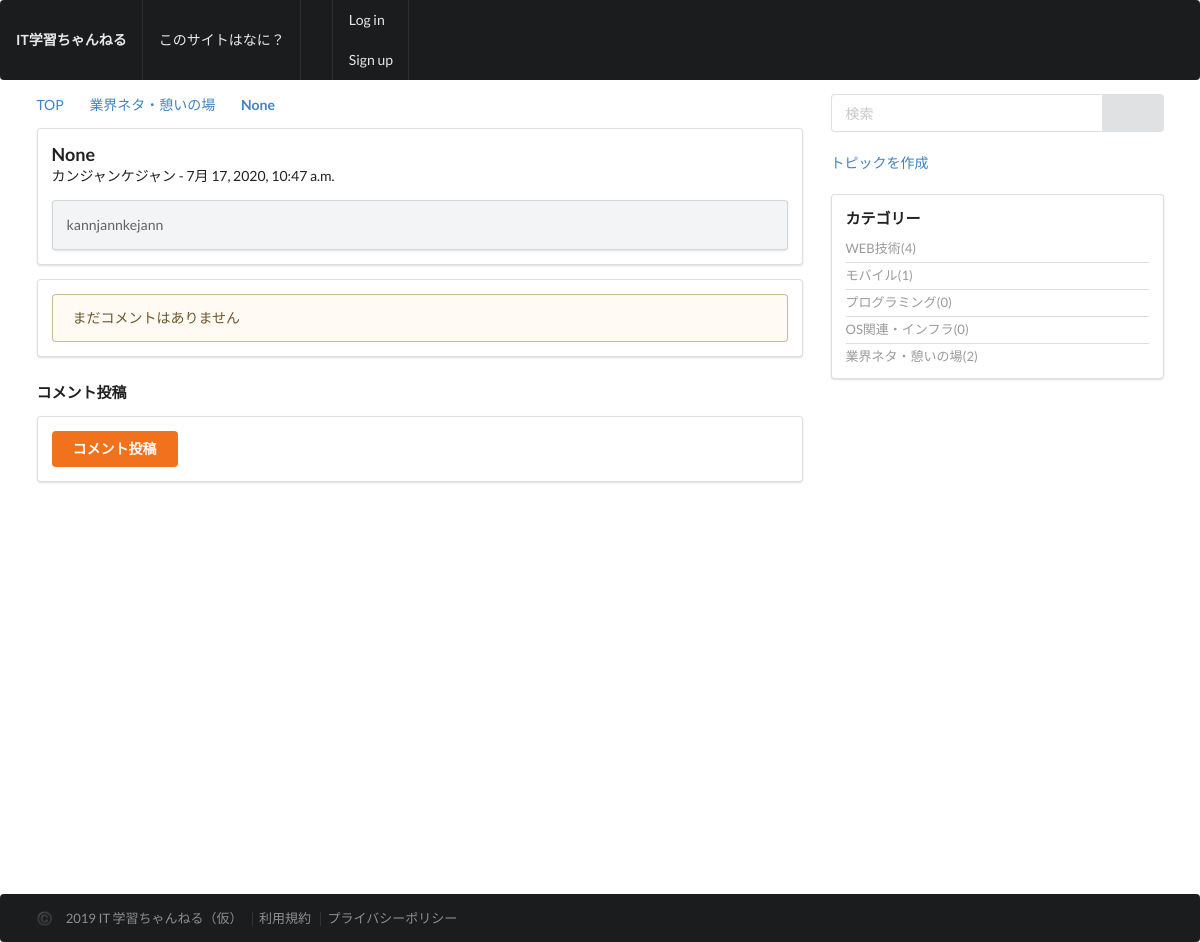
Screenshot of /thread/2/ with the database file from the repository.
### thread/models.py (models this page shows, shortened)
class Topic(models.Model):
    user_name = models.CharField(
        'お名前',
        max_length=30,
        null=True,
        blank=False,
    )
    message = models.TextField(
        verbose_name='本文',
        null=True,
        blank=False,
    )
    category = models.ForeignKey(
        Category,
        verbose_name='カテゴリー',
        on_delete=models.PROTECT,
        null=True,
        blank=False,
    )
    created = models.DateTimeField(
        auto_now_add=True,
    )
    modified = models.DateTimeField(
        auto_now=True,
    )
    objects = TopicManager()
    def __init__(self, *args, **kwargs):
        super().__init__(*args, **kwargs)
        self.title = None

class Category(models.Model):
    name = models.CharField(
        'カテゴリー名',
        max_length=50,
    )
    url_code = models.CharField(
        'URLコード',
        max_length=50,
        null=True,
        blank=False,
        unique=True,
    )
    sort = models.IntegerField(
        verbose_name='ソート',
        default=0,
    )
    objects = CategoryManager

### thread/views.py (the view)
# urls.py: path('<int:pk>/', views.TopicDetailView.as_view(), name='topic'),
class TopicDetailView(DetailView):
    template_name = 'thread/detail_topic.html'
    model = Topic
    context_object_name = 'topic'

### thread/templatetags/threadtags.py (called while the page is built)
@register.inclusion_tag('thread/tags/category_tag.html')
def categorytag():
    ctx = {}
    ctx['category_list'] = Category.objects.annotate(
        count=Count('topic')).order_by('sort')
    return ctx

### thread/templates/thread/detail_topic.html (shortened to what this page needs)
{% extends 'base/base.html' %}
{% block content %}
{% load threadfilters %}
<div class="ui grid stackable">
  <div class="eleven wide column">
    <div class="ui breadcrumb">
      <a href="{% url 'base:top %'}" class="section">TOP</a>
      <i class="right angle icon divider"></i>
      <a href="{% url 'thread:category' url_code=topic.category.url_code %}" class="section">{{ topic.category.name }}</a>
      <i class="right angle icon divider"></i>
      <a class="active section">{{ topic.title }}</a>
    </div>
    <div class="ui segment">
      <div class="content">
        <div class="herder"><h3>{{ topic.title }}</h3></div>
        <p>{{ topic.user_name }} - {{ topic.created }}</p>
        <div class="ui secondary segment">
          <p>{{ topic.message }}</p>
        </div>
      </div>
    </div>
    <div class="ui segment">
      {% if comment_list %}
      {% for comment in comment_list %}
      <div class="ui segment secondary">
        <p>{{ comment.no }}. {{ comment.user_name }}<br>{{ comment.created }}</p>
        {% if comment.pub_flg %}
        <p>{{ comment.message | comment_filter | safe }}</p>
        {% else %}
        <p style="color: #aaa">このコメントは非表示となりました。</p>
        {% endif %}
      </div>
      {% endfor %}
      {% else %}
      <div class="ui warning message"><p>まだコメントはありません</p></div>
      {% endif %}
    </div>
    <h4>コメント投稿</h4>
    <div class="ui segment">
      <form class="ui form" action="" method="POST">
        <button class="ui button orange" type="submit">コメント投稿</button>
      </form>
    </div>
  </div>
  {% include 'base/sidebar.html' %}
</div>
{% endblock %}

### thread/templates/thread/tags/category_tag.html
<div class="ui relaxed list small divided link">
    {% for category in category_list %}
    <a class="item">{{ category.name }}({{ category.count }})</a>
    {% endfor %}
</div>

### rows the page displays
Topic: category.name "業界ネタ・憩いの場", title "None", user_name "カンジャンケジャン", created "7月 17, 2020, 10:47 a.m.", message "kannjannkejann"
Category: name "WEB技術", count "4"
Category: name "モバイル", count "1"
Category: name "プログラミング", count "0"
Category: name "OS関連・インフラ", count "0"
Category: name "業界ネタ・憩いの場", count "2"
